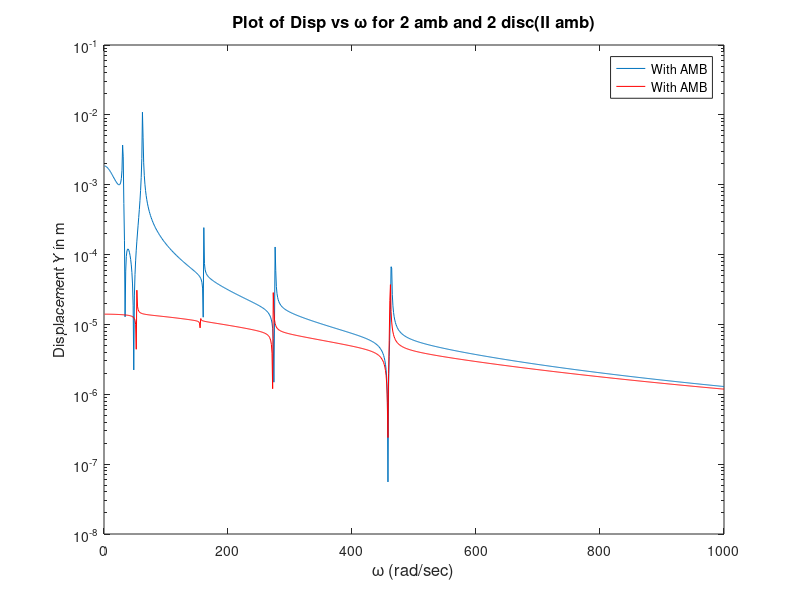

The MATLAB script that drew this image:

%function dy=Matrix_def5(t,y)  % for shaft with mass, 2 discs 2 bearings
clc;
rho=7800;
E=2.1*10^11;
m=1.5;
m_b=0.005;
rho=7800;
D=0.5;
d=0.1;
w=100;
e=0.05;
%t=0:0.6;
l=1;
Id=(pi/64)*(D^4);
A=pi*(d^2)/4;
k_factor=103.11;
m_factor=1.46*10^(-3);
%-------------------------------
%control parameters
k_x=7.25*10^4;
k_p=3500;
k_d=11;
k_i=29;
%----------------------------------
% Defining Mass Matrix and deleting rows and columns for reduced form
M=m_factor*[156 22*l 54 -3*l 0 0 0 0;
   22 4*l^2 13*l -3*l^2 0 0 0 0;
   54 13*l^2 312+m/m_factor 0 54 -13*l^2 0 0;
   -13*l -3*l^2 0 8*l^2+Id/m_factor 13*l -3*l^2 0 0;
   0 0 54 13*l (312+m/m_factor) 0 54 -13*l;
   0 0 -13*l -3*l^2 0 (8*l^2+Id/m_factor) 13 -13*l;
   0 0 0 0 54 13*l^2 152 -22*l;
   0 0 0 0 -13*l -3*l^2 -22*l 4*l^2];
  M(:,1)=[];
  M(:,7)=[];
  M(1,:)=[];
  M(7,:)=[];
  
 K=k_factor*[ 12 6*l -12 6*l 0 0 0 0;
     6*l 4*l^2 -6*l 2*l^2 0 0 0 0;
     -12 -6*l 24 0 -12 -6*l 0 0;
     6*l 2*l^2 0 8*l^2 -6*l 2*l^2 0 0 ;
     0 0 -12 -6*l 24 0 -12 6*l;
     0 0 -6*l 2*l^2 0 8*l^2 -6*l 2*l^2;
     0 0 0 0 -12 -6*l 12 -6*l;
     0 0 0 0 6*l 2*l^2 -6*l 4*l^2];
  K(:,1)=[];
  K(:,7)=[];
  K(1,:)=[];
  K(7,:)=[];
F_uy=zeros (6,1);
F_uy(2,1)=-1i*m_b*e*w^2;
F_uy(4,1)=-1i*m_b*e*w^2;
K_del=zeros(6);% [F_c]=[K_del]{n}+[K_i]{n'} governing equation
K_del(2,2)=k_x;
K_del(4,4)=k_x;
%propotional constant matrix
K_p=zeros(6);
K_p(2,2)=k_p;
K_p(4,4)=k_p;
K_d=zeros(6);
K_d(2,2)=k_d;
K_d(4,4)=k_d;
K_i=zeros(6);
K_i(2,2)=k_i;
K_i(4,4)=k_i;
%-------------------------------
O=zeros(6);
I=eye(6);
E=inv(M);
A=[O I;-E*(K+K_del) O];
B=[O;E];
C=[O;M\K_i];
F=[K_p K_d];
X=A-C*F;
EIGEN=eig(X);
% dy=X*y+B*F_uy; % Equation With amb
%dy=A*y+B*F_uy; %Equation without amb original
% A1=[O I;-E*(K) O]; 
% dy=A1*y+B*F_uy; %Equation without amb modified
K1=K-K_del-K_i*K_p;
C_1=1j*w*K_i*K_d;
for w=1:1000
     for i=1:6
%          
         eta=(inv(K-w^2*M)*F_uy);
         kas(i,w)=eta(i,1);
       eta2=(((-w^2)*M+K1-C_1)\F_uy);
       kas2(i,w)=eta2(i,1);
     end
end
Phase=angle(kas);    %============calculating phase angle without AMB
Phase1=angle(kas2);  %============calculating phase angle with AMB
%==============================================================
%==========plots displacement vs w (I AMB)=============%
% semilogy(abs(kas(2,:)),'-') 
% hold on; grid off;
% semilogy(abs(kas2(2,:)),'-r')
%  xlabel('\omega (rad/sec)','fontsize',12)
% ylabel('Displacement Y in m')
% title('Plot of Disp vs \omega for 2 amb and 2 disc(I amb)','FontSize',12)
% legend('Without AMB','With AMB')
%==========plots displacement vs w (II AMB)=============%
semilogy(abs(kas(4,:)),'-') 
hold on; grid off;
semilogy(abs(kas2(4,:)),'-r')
 xlabel('\omega (rad/sec)','fontsize',12)
ylabel('Displacement Y in m')
title('Plot of Disp vs \omega for 2 amb and 2 disc(II amb)','FontSize',12)
legend('With AMB','With AMB')
% ==========plots Phase vs w (I AMB)====================%
% plot(Phase(2,:),'-') 
% hold on; grid off;
% plot(Phase1(2,:),'-r')
%  xlabel('\omega (rad/sec)','fontsize',12)
% ylabel('Phase \phi')
% title('Plot of Phase \phi vs \omega for 2 amb and 2 disc(I amb)','FontSize',12)
% legend('Without AMB','With AMB')
% ==========plots Phase vs w (II AMB)====================%
% plot(Phase(4,:),'-') 
% hold on; grid off;
% plot(Phase1(4,:),'-r')
%  xlabel('\omega (rad/sec)','fontsize',12)
% ylabel('Phase \phi')
% title('Plot of Phase \phi vs \omega for 2 amb and 2 disc(II amb)','FontSize',12)
% legend('Without AMB','With AMB')